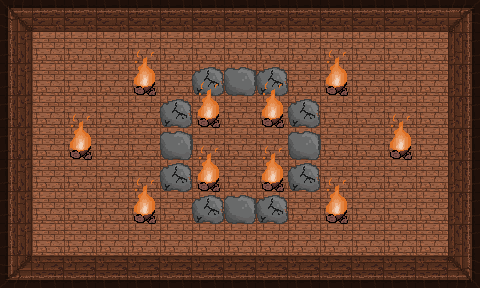

This is a level from a 2D game, rendered from its Tiled map with the project's own tilesets. A one-line summary and the complete map file follow:
An orthogonal 15x9 tile map with 32x32 px tiles, 2 tile layers (ground, obstacles) and 34 objects.

<map version="1.5" tiledversion="1.5.0" orientation="orthogonal" renderorder="right-down" width="15" height="9" tilewidth="32" tileheight="32" infinite="0" nextlayerid="10" nextobjectid="176">
 <tileset firstgid="1" source="room.tsx" />
 <layer id="1" name="ground" width="15" height="9">
  <data encoding="csv">
1610612738,1,1,1,1,1,1,1,1,1,1,1,1,1,2,
1610612737,3,3,3,3,3,3,3,3,3,3,3,3,3,2684354561,
1610612737,3,3,3,3,3,3,3,3,3,3,3,3,3,2684354561,
1610612737,3,3,3,3,3,3,3,3,3,3,3,3,3,2684354561,
1610612737,3,3,3,3,3,3,3,3,3,3,3,3,3,2684354561,
1610612737,3,3,3,3,3,3,3,3,3,3,3,3,3,2684354561,
1610612737,3,3,3,3,3,3,3,3,3,3,3,3,3,2684354561,
1610612737,3,3,3,3,3,3,3,3,3,3,3,3,3,2684354561,
3221225474,3221225473,3221225473,3221225473,3221225473,3221225473,3221225473,3221225473,3221225473,3221225473,3221225473,3221225473,3221225473,3221225473,2684354562
</data>
 </layer>
 <objectgroup id="5" name="doors-UP">
  <object id="36" x="224" y="0" width="32" height="32" />
 </objectgroup>
 <objectgroup id="6" name="doors-RIGHT">
  <object id="37" x="448" y="128" width="32" height="32" />
 </objectgroup>
 <objectgroup id="7" name="doors-LEFT">
  <object id="39" x="0" y="128" width="32" height="32" />
 </objectgroup>
 <objectgroup id="8" name="doors-DOWN">
  <object id="40" x="224" y="256" width="32" height="32" />
 </objectgroup>
 <layer id="3" name="obstacles" width="15" height="9">
  <data encoding="csv">
0,0,0,0,0,0,0,0,0,0,0,0,0,0,0,
0,0,0,0,0,0,0,0,0,0,0,0,0,0,0,
0,0,0,0,12,0,6,4,6,0,12,0,0,0,0,
0,0,0,0,0,6,12,0,12,6,0,0,0,0,0,
0,0,12,0,0,4,0,0,0,4,0,0,12,0,0,
0,0,0,0,0,6,12,0,12,6,0,0,0,0,0,
0,0,0,0,12,0,6,4,6,0,12,0,0,0,0,
0,0,0,0,0,0,0,0,0,0,0,0,0,0,0,
0,0,0,0,0,0,0,0,0,0,0,0,0,0,0
</data>
 </layer>
 <objectgroup id="4" name="border">
  <object id="3" x="0" y="0" width="224" height="32" />
  <object id="4" x="448" y="0" width="32" height="128" />
  <object id="24" x="256" y="0" width="224" height="32" />
  <object id="25" x="448" y="160" width="32" height="128" />
  <object id="26" x="0" y="256" width="224" height="32" />
  <object id="27" x="256" y="256" width="224" height="32" />
  <object id="28" x="0" y="0" width="32" height="128" />
  <object id="29" x="0" y="160" width="32" height="128" />
  <object id="149" x="230" y="71">
   <polygon points="0,0 13,-2 23.75,3 23.25,19.5 17.75,24.25 -2.25,22 -5,8.25" />
  </object>
  <object id="153" x="166" y="135.5">
   <polygon points="0,0 13,-2 23.75,3 23.25,19.5 17.75,24.25 -2.25,22 -5,8.25" />
  </object>
  <object id="155" x="295" y="134.5">
   <polygon points="0,0 13,-2 23.75,3 23.25,19.5 17.75,24.25 -2.25,22 -5,8.25" />
  </object>
  <object id="157" x="230" y="199">
   <polygon points="0,0 13,-2 23.75,3 23.25,19.5 17.75,24.25 -2.25,22 -5,8.25" />
  </object>
  <object id="168" x="261.5" y="94.5">
   <polygon points="0,0 -4.75,-11.75 -1.75,-21.5 14.25,-25.75 23.5,-18 23.75,-3.25 10.75,1" />
  </object>
  <object id="169" x="262.5" y="222.5">
   <polygon points="0,0 -4.75,-11.75 -1.75,-21.5 14.25,-25.75 23.5,-18 23.75,-3.25 10.75,1" />
  </object>
  <object id="170" x="198.5" y="222.5">
   <polygon points="0,0 -4.75,-11.75 -1.75,-21.5 14.25,-25.75 23.5,-18 23.75,-3.25 10.75,1" />
  </object>
  <object id="171" x="165.5" y="191">
   <polygon points="0,0 -4.75,-11.75 -1.75,-21.5 14.25,-25.75 23.5,-18 23.75,-3.25 10.75,1" />
  </object>
  <object id="172" x="294" y="189.5">
   <polygon points="0,0 -4.75,-11.75 -1.75,-21.5 14.25,-25.75 23.5,-18 23.75,-3.25 10.75,1" />
  </object>
  <object id="173" x="198" y="94">
   <polygon points="0,0 -4.75,-11.75 -1.75,-21.5 14.25,-25.75 23.5,-18 23.75,-3.25 10.75,1" />
  </object>
  <object id="174" x="295" y="125">
   <polygon points="0,0 -4.75,-11.75 -1.75,-21.5 14.25,-25.75 23.5,-18 23.75,-3.25 10.75,1" />
  </object>
  <object id="175" x="167" y="127">
   <polygon points="0,0 -4.75,-11.75 -1.75,-21.5 14.25,-25.75 23.5,-18 23.75,-3.25 10.75,1" />
  </object>
 </objectgroup>
 <objectgroup id="9" name="fire">
  <object id="158" x="134.5" y="92.5">
   <polygon points="0,0 20.375,1.625 17.125,-7.25 19.75,-15 9.625,-20.25 0,-11.625" />
  </object>
  <object id="159" x="69.5" y="155">
   <polygon points="0,0 20.375,1.625 17.125,-7.25 19.75,-15 9.625,-20.25 0,-11.625" />
  </object>
  <object id="160" x="134" y="219.5">
   <polygon points="0,0 20.375,1.625 17.125,-7.25 19.75,-15 9.625,-20.25 0,-11.625" />
  </object>
  <object id="161" x="326.5" y="219">
   <polygon points="0,0 20.375,1.625 17.125,-7.25 19.75,-15 9.625,-20.25 0,-11.625" />
  </object>
  <object id="162" x="390.5" y="156">
   <polygon points="0,0 20.375,1.625 17.125,-7.25 19.75,-15 9.625,-20.25 0,-11.625" />
  </object>
  <object id="163" x="326.5" y="92">
   <polygon points="0,0 20.375,1.625 17.125,-7.25 19.75,-15 9.625,-20.25 0,-11.625" />
  </object>
  <object id="164" x="198" y="122">
   <polygon points="0,0 20.375,1.625 17.125,-7.25 19.75,-15 9.625,-20.25 0,-11.625" />
  </object>
  <object id="165" x="198" y="187">
   <polygon points="0,0 20.375,1.625 17.125,-7.25 19.75,-15 9.625,-20.25 0,-11.625" />
  </object>
  <object id="166" x="264" y="188.5">
   <polygon points="0,0 20.375,1.625 17.125,-7.25 19.75,-15 9.625,-20.25 0,-11.625" />
  </object>
  <object id="167" x="261.5" y="124">
   <polygon points="0,0 20.375,1.625 17.125,-7.25 19.75,-15 9.625,-20.25 0,-11.625" />
  </object>
 </objectgroup>
</map>
